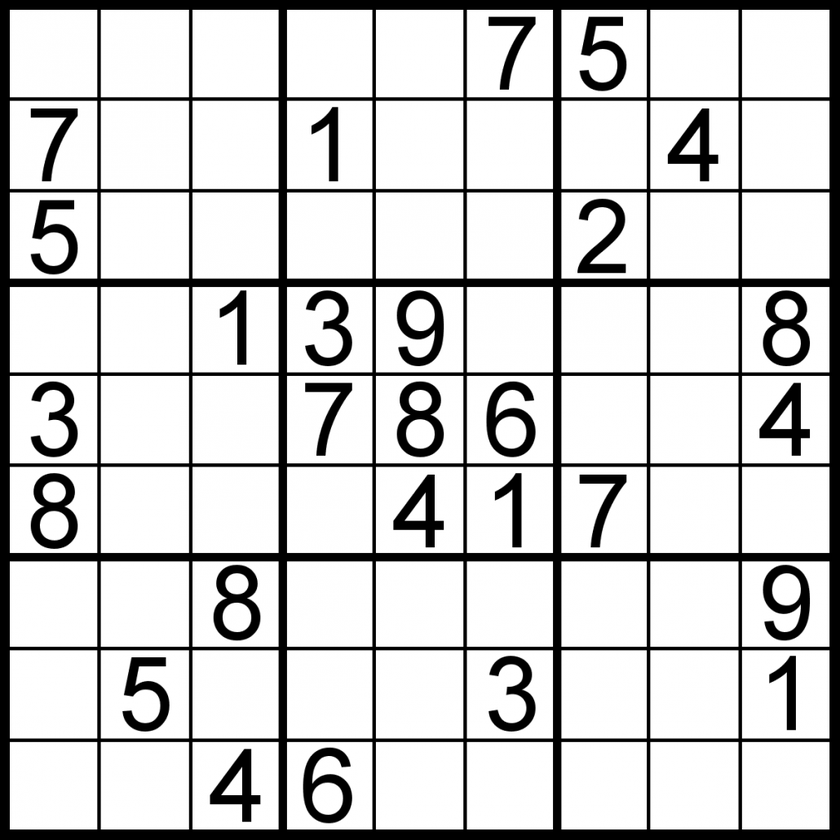
#> input picture hough transform/sudoku.png, 840 x 840 px, shrunk from 1030 x 1030 before the run
$ python 'hough line.py'
#> lines starting #> are read from the running program, lines starting #| are printed output that depends on the picture; after the words box and inside, x2 and y2 are one past the last pixel; in counts of white or black regions, pixels touching at a corner belong together
import cv2
import numpy as np
import matplotlib.pyplot as plt

img= cv2.imread('sudoku.png')
#> img is the input picture: shape (840, 840, 3); min 0, max 255, mean 207.4
gray = cv2.cvtColor(img, cv2.COLOR_BGR2GRAY)
gray = cv2.GaussianBlur(gray, (5, 5), 0)
edges = cv2.Canny(gray, 50, 150, apertureSize = 3)
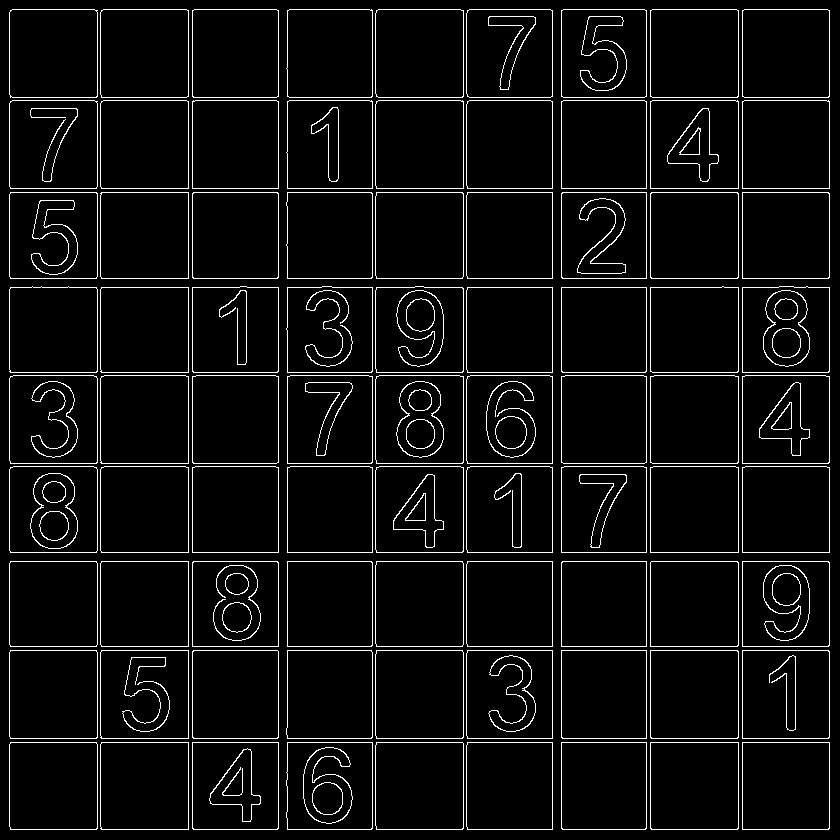
#> edges: shape (840, 840); 5.3% white in thin lines or dots

#lines = cv2.HoughLines(edges, 1, np.pi/180,50)
lines = cv2.HoughLines(edges, 0.1, np.pi/360,100)
#> lines = 42 rows, first 8: [188, 0], [552, 0], [742, 0], [188, 1.57], [552, 1.57], [742, 1.57], [646, 0], [646, 1.57]

for j in range(len(lines)):
    for rho, theta in lines[j]:
        a = np.cos(theta)
        b = np.sin(theta)
        x0 = a*rho
        y0 = b*rho

        x1 = int(x0 + 1000*(-b))
        y1 = int(y0 + 1000*(a))
        x2 = int(x0 - 1000*(-b))
        y2 = int(y0 - 1000*(a))


        cv2.line(img,(x1,y1),(x2,y2),(0,0,255),1)
#> this loop made 42 passes
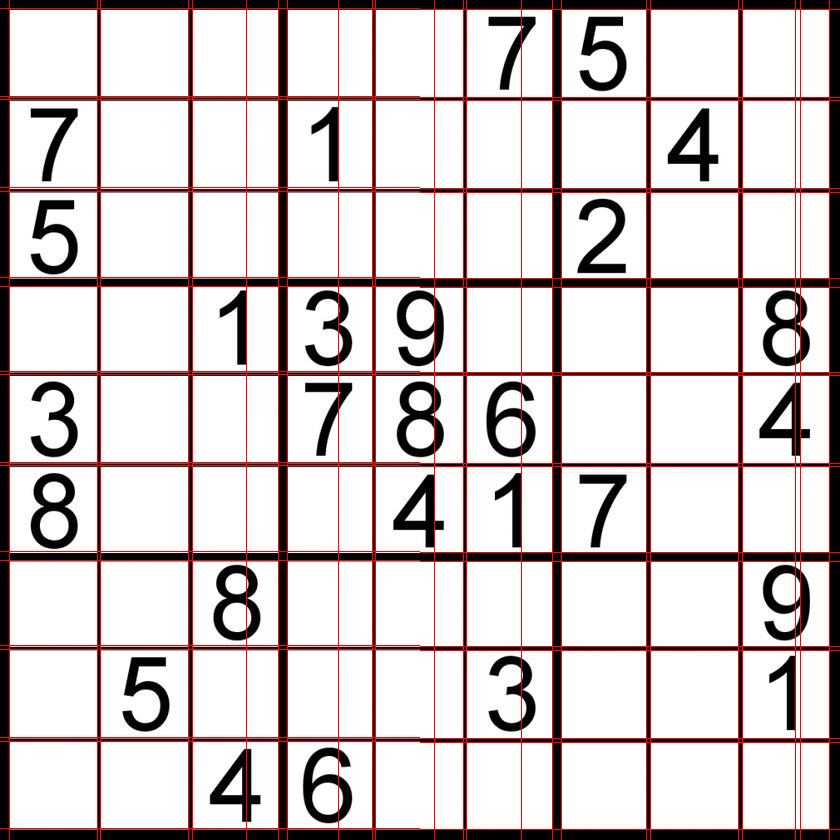
#> img: shape (840, 840, 3); 4.94% of pixels changed, all inside (x1, y1, x2, y2) = (0, 0, 840, 840)


#plt.subplot(121)
#plt.imshow(gray, cmap = 'Greys_r')
#plt.subplot(122)
plt.imshow(img)
# [5 lines of commented-out code are left out]
plt.tight_layout()

$ run again, with hough transform/circles.jpg saved as hough transform/sudoku.png
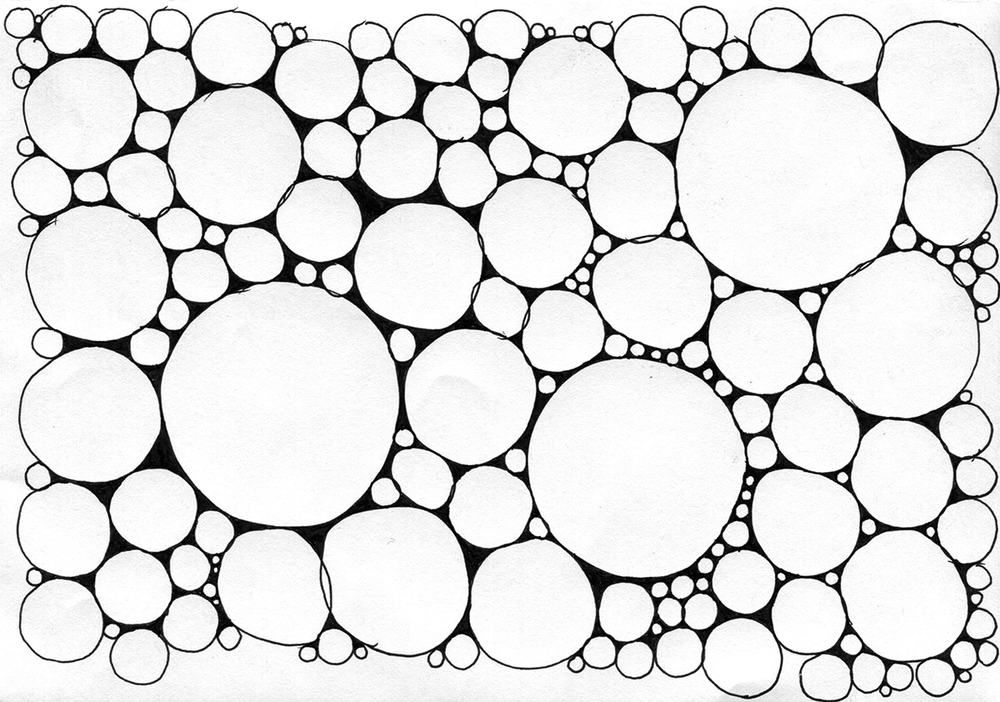
#> input picture hough transform/circles.jpg, 1000 x 702 px, shrunk from 1200 x 842 before the run
#> img is the input picture: shape (702, 1000, 3); min 0, max 255, mean 223.2
#> `edges = cv2.Canny(gray, 50, 150, apertureSize = 3)`:
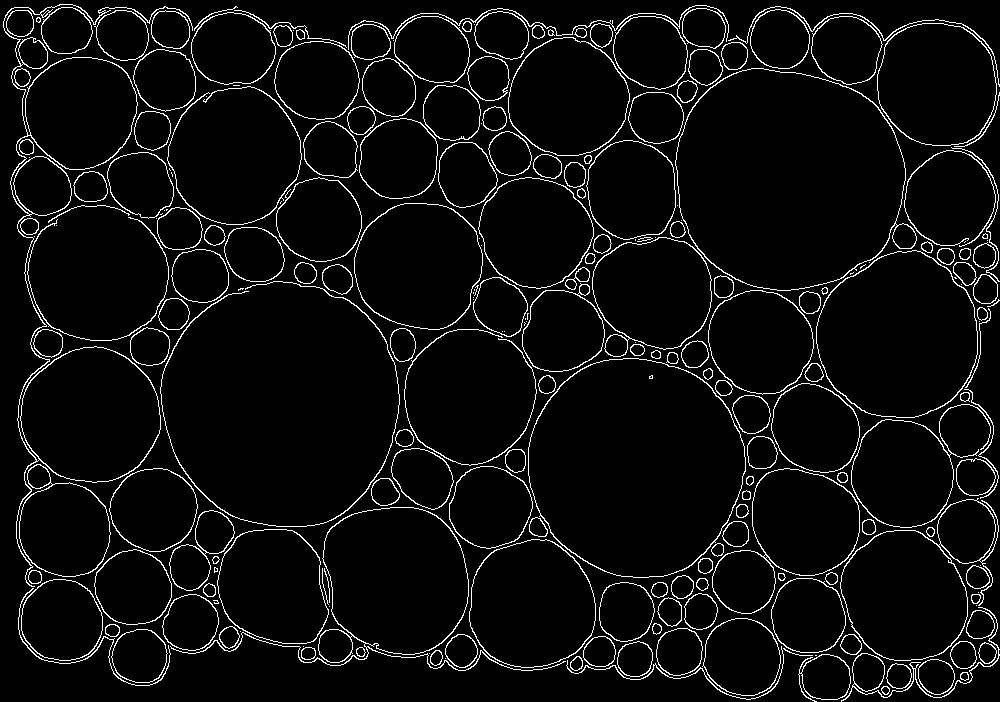
#> edges: shape (702, 1000); 5% white in thin lines or dots
#> lines = 24 rows, first 8: [13, 1.57], [16, 1.57], [26, 1.57], [659, 1.57], [23, 1.57], [21, 1.57], [22, 1.57], [25, 1.57]
#> the loop `for j in range(len(lines)):` made 24 passes
#> after the loop `for j in range(len(lines)):`:
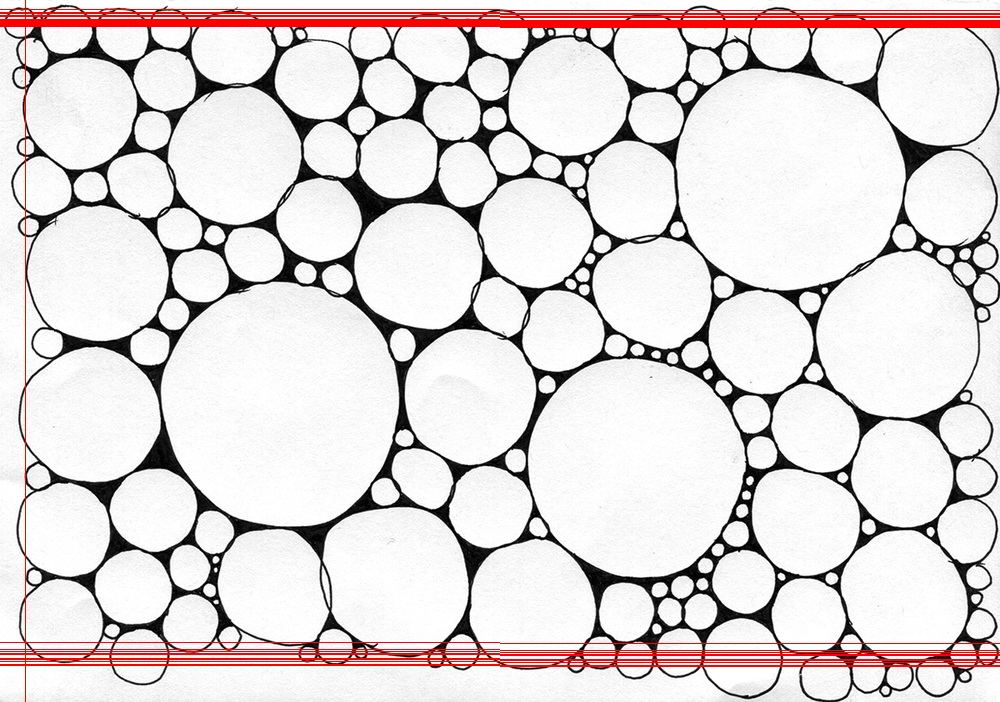
#> img: shape (702, 1000, 3); 3.37% of pixels changed, all inside (x1, y1, x2, y2) = (0, 0, 1000, 702)
